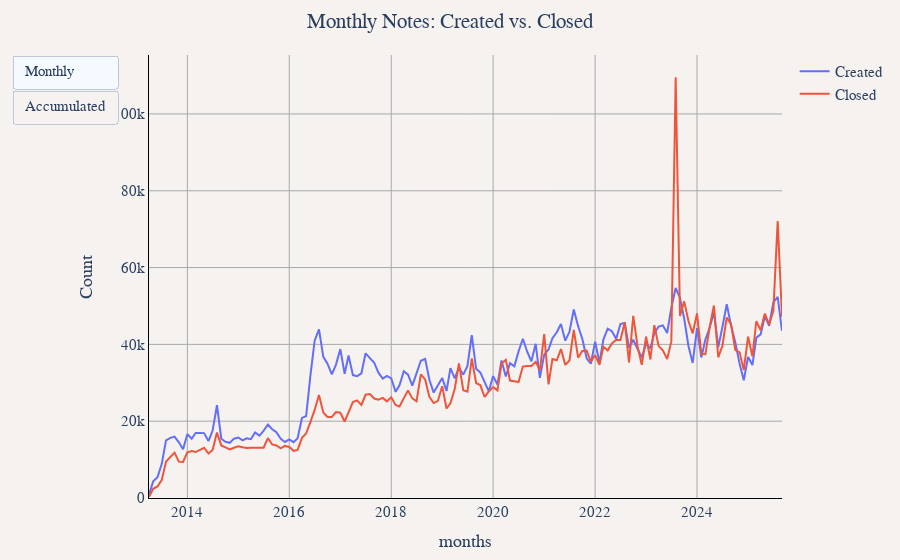

The notebook cell saved with this chart:
### Markdown cell above
## Monthly Notes Activity

### Code cell
df_long = duckdb.sql("""
WITH notes_created AS (
    SELECT
        YEAR(created_at) as year,
        MONTH(created_at) as month,
        COUNT(*) as created_count
    FROM '../notes_data/*.parquet'
    GROUP BY year, month
),
notes_closed AS (
    SELECT
        YEAR(closed_at) as year,
        MONTH(closed_at) as month,
        COUNT(*) as closed_count
    FROM '../notes_data/*.parquet'
    WHERE closed_at IS NOT NULL
    GROUP BY year, month
),
all_metrics AS (
    -- This CTE calculates both monthly and accumulated values in one place
    SELECT
        CONCAT(nc.year, '-', LPAD(CAST(nc.month as VARCHAR), 2, '0')) as months,
        nc.created_count,
        COALESCE(ncl.closed_count, 0) as closed_count,
        SUM(nc.created_count) OVER (ORDER BY nc.year, nc.month) as accumulated_created,
        SUM(COALESCE(ncl.closed_count, 0)) OVER (ORDER BY nc.year, nc.month) as accumulated_closed
    FROM notes_created nc
    LEFT JOIN notes_closed ncl ON nc.year = ncl.year AND nc.month = ncl.month
)
-- Reshape all metrics into a single long-format table with a 'Chart' column for filtering
SELECT months, created_count as "Count", 'Monthly' as "Chart", 'Created' as "Type" FROM all_metrics
UNION ALL
SELECT months, closed_count as "Count", 'Monthly' as "Chart", 'Closed' as "Type" FROM all_metrics
UNION ALL
SELECT months, accumulated_created as "Count", 'Accumulated' as "Chart", 'Created' as "Type" FROM all_metrics
UNION ALL
SELECT months, accumulated_closed as "Count", 'Accumulated' as "Chart", 'Closed' as "Type" FROM all_metrics
ORDER BY months, "Chart", "Type"
""").df()

# Filter the single DataFrame for each chart
df_monthly = df_long[df_long["Chart"] == "Monthly"]
df_accumulated = df_long[df_long["Chart"] == "Accumulated"]

util.show_figure(
    [
        util.FigureConfig(
            title="Monthly Notes: Created vs. Closed",
            label="Monthly",
            x_col="months",
            y_col="Count",
            group_col="Type",
            query_or_df=df_monthly,
            trace_names=["Created", "Closed"],
        ),
        util.FigureConfig(
            title="Accumulated Notes: Created vs. Closed",
            label="Accumulated",
            x_col="months",
            y_col="Count",
            group_col="Type",
            query_or_df=df_accumulated,
            trace_names=["Created", "Closed"],
        ),
    ]
)

### Figure 1 — Plotly figure (JSON) as saved in the notebook; plotly's stock layout.template omitted (floating-point values rounded to 4 significant figures; data arrays with more than 128 entries replaced by an {"elided": "..."} marker saying what was removed)
{"data": [{"hovertemplate": "Created<br>%{x}<br>%{y:,} Count<extra></extra>", "name": "Created", "type": "scatter", "visible": true, "x": {"elided": "150 str values"}, "y": {"elided": "150 float values"}}, {"hovertemplate": "Closed<br>%{x}<br>%{y:,} Count<extra></extra>", "name": "Closed", "type": "scatter", "visible": true, "x": {"elided": "150 str values"}, "y": {"elided": "150 float values"}}, {"hovertemplate": "Created<br>%{x}<br>%{y:,} Count<extra></extra>", "name": "Created", "type": "scatter", "visible": false, "x": {"elided": "150 str values"}, "y": {"elided": "150 float values"}}, {"hovertemplate": "Closed<br>%{x}<br>%{y:,} Count<extra></extra>", "name": "Closed", "type": "scatter", "visible": false, "x": {"elided": "150 str values"}, "y": {"elided": "150 float values"}}], "layout": {"barmode": "stack", "font": {"family": "Times", "size": 15}, "margin": {"b": 55, "l": 55, "r": 55, "t": 55}, "paper_bgcolor": "#f5f2f0", "plot_bgcolor": "#f5f2f0", "title": {"text": "Monthly Notes: Created vs. Closed", "x": 0.5}, "updatemenus": [{"buttons": [{"args": [{"visible": [true, true, false, false]}, {"title.text": "Monthly Notes: Created vs. Closed", "xaxis.title.text": "months", "yaxis.title.text": "Count"}], "label": "Monthly", "method": "update"}, {"args": [{"visible": [false, false, true, true]}, {"title.text": "Accumulated Notes: Created vs. Closed", "xaxis.title.text": "months", "yaxis.title.text": "Count"}], "label": "Accumulated", "method": "update"}], "type": "buttons"}], "xaxis": {"gridcolor": "darkgray", "linecolor": "black", "showgrid": true, "tickcolor": "black", "title": {"text": "months"}, "zerolinecolor": "darkgray"}, "yaxis": {"gridcolor": "darkgray", "linecolor": "black", "rangemode": "tozero", "showgrid": true, "tickcolor": "black", "title": {"text": "Count"}, "zerolinecolor": "darkgray"}}}
